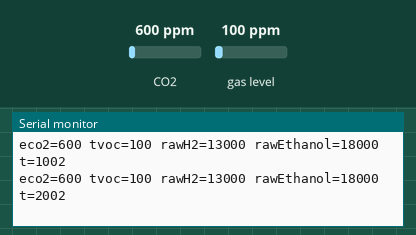
The sketch below on a simulated Arduino Nano 33 IoT. Parts: the last lines printed to the serial monitor. The test bench sets the inputs (shaded band); at power-on: CO2 600 ppm, gas level 100 ppm. Nothing arrives over Bluetooth unless stated.

Above: at 2.8 s.
2.9 s: CO2 set to 452 ppm
At 3.8 s:
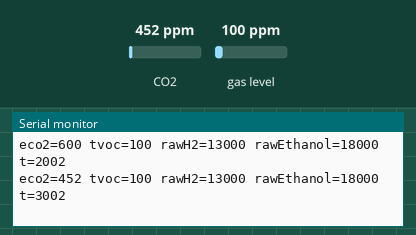
4.4 s: gas level set to 20 ppm
At 5.6 s:
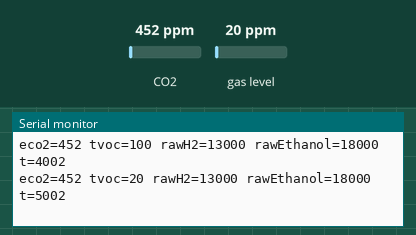
5.9 s: CO2 set to 1050 ppm
At 6.3 s:
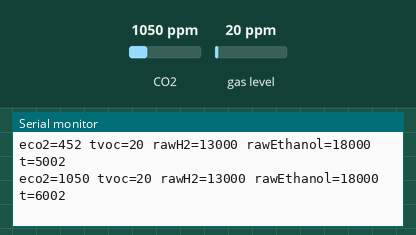
Timing chart, 0 to 8.9 s (numbered marks = the images above; inputs shaded):
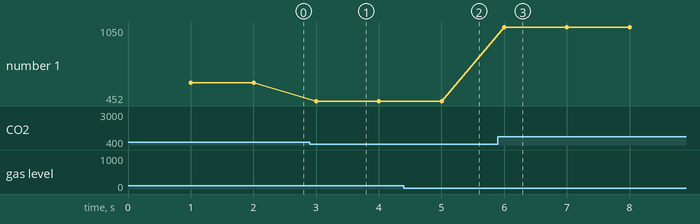

Measured:
- after the input at 2.9 s, the serial monitor: prints a new line after 0.10 s (image 1)
- after the input at 4.4 s, the serial monitor: prints a new line after 0.60 s (image 2)
- after the input at 5.9 s, the serial monitor: prints a new line after 0.10 s (image 3)
- plotted number 1: 600 → 452 after the input at 2.9 s, 452 → 1050 after the input at 5.9 s

The sketch:

arduino_firmware.ino
```cpp
#include <Wire.h>
#include <ArduinoBLE.h>
#include "Adafruit_SGP30.h"

Adafruit_SGP30 sgp;

// ===== BLE UUID（和 Flutter 端保持一致）=====
const char* SERVICE_UUID = "6E400001-B5A3-F393-E0A9-E50E24DCCA9E";
const char* CHAR_UUID    = "6E400003-B5A3-F393-E0A9-E50E24DCCA9E"; // Notify
// ==========================================

BLEService iaqService(SERVICE_UUID);

// 加了 raw 字段，JSON 更长，所以把最大长度调大
BLECharacteristic iaqNotifyChar(CHAR_UUID, BLENotify, 90);

unsigned long lastSendMs = 0;

void setup() {
  Serial.begin(115200);
  while (!Serial) { delay(10); }

  Wire.begin();

  // SGP30 init
  if (!sgp.begin()) {
    Serial.println("ERROR: SGP30 not found. Check wiring (SDA/SCL/3.3V/GND).");
    while (1) delay(100);
  }

  // ✅ 强制初始化 IAQ 算法（很关键）
  sgp.IAQinit();

  Serial.println("SGP30 initialized, IAQinit done.");

  // BLE init
  if (!BLE.begin()) {
    Serial.println("ERROR: BLE begin failed. Check board selection + core.");
    while (1) delay(100);
  }

  BLE.setLocalName("IAQ-SGP30");
  BLE.setDeviceName("IAQ-SGP30");
  BLE.setAdvertisedService(iaqService);

  iaqService.addCharacteristic(iaqNotifyChar);
  BLE.addService(iaqService);

  const char* initMsg = "{\"eco2\":0,\"tvoc\":0,\"rawH2\":0,\"rawEthanol\":0,\"t\":0}\n";
  iaqNotifyChar.writeValue((const unsigned char*)initMsg, strlen(initMsg));

  BLE.advertise();
  Serial.println("BLE advertising started. Device name: IAQ-SGP30");
  Serial.println("Warming up... (SGP30 may output 400/0 for a while)");
}

void loop() {
  BLE.poll();

  if (millis() - lastSendMs < 1000) return;
  lastSendMs = millis();

  // 1) 先读 IAQ（eCO2 / TVOC）
  bool okIAQ = sgp.IAQmeasure();

  // 2) 再读 RAW（rawH2 / rawEthanol）用于确认传感器真的在“动”
  bool okRaw = sgp.IAQmeasureRaw();

  if (!okIAQ) {
    Serial.println("{\"error\":\"IAQmeasure_failed\"}");
  }

  if (!okRaw) {
    Serial.println("{\"error\":\"IAQmeasureRaw_failed\"}");
  }

  uint16_t eco2 = okIAQ ? sgp.eCO2 : 0;
  uint16_t tvoc = okIAQ ? sgp.TVOC : 0;
  uint16_t rawH2 = okRaw ? sgp.rawH2 : 0;
  uint16_t rawEthanol = okRaw ? sgp.rawEthanol : 0;

  // 串口输出（你截图那种）
  Serial.print("eco2="); Serial.print(eco2);
  Serial.print(" tvoc="); Serial.print(tvoc);
  Serial.print(" rawH2="); Serial.print(rawH2);
  Serial.print(" rawEthanol="); Serial.print(rawEthanol);
  Serial.print(" t="); Serial.println(millis());

  // BLE Notify JSON（一行一条，末尾 \n）
  char buf[96];
  int n = snprintf(buf, sizeof(buf),
                   "{\"eco2\":%u,\"tvoc\":%u,\"rawH2\":%u,\"rawEthanol\":%u,\"t\":%lu}\n",
                   eco2, tvoc, rawH2, rawEthanol, (unsigned long)millis());

  // 注意：如果 n >= 90，说明 JSON 超长，会被截断（理论上不会）
  if (n > 0) {
    iaqNotifyChar.writeValue((const unsigned char*)buf, n);
  }
}
```
